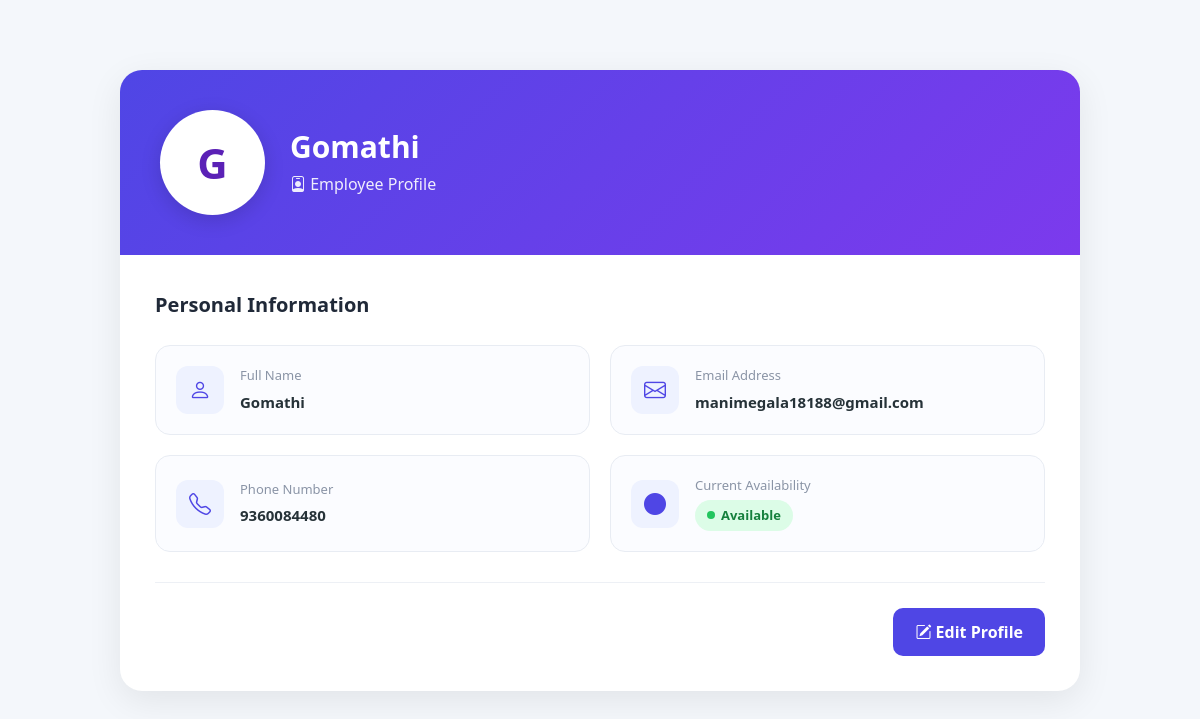
The page /profile.php (signed in) on the database its author committed.
### tables this page shows
CREATE TABLE `employee` (
  `id` int(11) NOT NULL AUTO_INCREMENT,
  `full_name` varchar(100) NOT NULL,
  `email` varchar(100) NOT NULL,
  `password` varchar(255) NOT NULL,
  `department` varchar(100) DEFAULT NULL,
  `phone` varchar(15) DEFAULT NULL,
  `availability` enum('Available','Busy') DEFAULT 'Available',
  `created_at` timestamp NOT NULL DEFAULT current_timestamp(),
  `project_name` varchar(255) DEFAULT NULL,
  PRIMARY KEY (`id`),
  UNIQUE KEY `email` (`email`)
);

### profile.php (the view, shortened to what this page needs)
<?php
include "../db.php";
$employee_id = $_SESSION['employee_id'];
$query = "SELECT * FROM employee WHERE id='$employee_id'";
$result = mysqli_query($conn, $query);
$row = mysqli_fetch_assoc($result);
?>
<!DOCTYPE html>
<html lang="en">
<head>
    <link href="https://cdn.jsdelivr.net/npm/bootstrap@5.3.3/dist/css/bootstrap.min.css" rel="stylesheet">
    <link rel="stylesheet"
          href="https://cdn.jsdelivr.net/npm/bootstrap-icons@1.11.3/font/bootstrap-icons.min.css">
</head>
<body>
<div class="profile-wrapper">
    <div class="profile-card">
        <div class="profile-header">
            <div class="profile-avatar">
                <?php
                echo strtoupper(
                    substr($row['full_name'], 0, 1)
                );
                ?>
            </div>
            <div>
                <h2>
                    <?php
                    echo htmlspecialchars(
                        $row['full_name']
                    );
                    ?>
                </h2>
                <p>
                    <i class="bi bi-person-badge"></i>
                    Employee Profile
                </p>
            </div>
        </div>
        <div class="profile-content">
            <div class="section-title">
                Personal Information
            </div>
            <div class="info-grid">
                <div class="info-box">
                    <div class="info-icon">
                        <i class="bi bi-person"></i>
                    </div>
                    <div class="info-text">
                        <small>
                            Full Name
                        </small>
                        <strong>
                            <?php
                            echo htmlspecialchars(
                                $row['full_name']
                            );
                            ?>
                        </strong>
                    </div>
                </div>
                <div class="info-box">
                    <div class="info-icon">
                        <i class="bi bi-envelope"></i>
                    </div>
                    <div class="info-text">
                        <small>
                            Email Address
                        </small>
                        <strong>
                            <?php
                            echo htmlspecialchars(
                                $row['email']
                            );
                            ?>
                        </strong>
                    </div>
                </div>
                <div class="info-box">
                    <div class="info-icon">
                        <i class="bi bi-telephone"></i>
                    </div>
                    <div class="info-text">
                        <small>
                            Phone Number
                        </small>
                        <strong>
                            <?php
                            echo htmlspecialchars(
                                $row['phone']
                            );
                            ?>
                        </strong>
                    </div>
                </div>
                <div class="info-box">
                    <div class="info-icon">
                        <i class="bi bi-circle-fill"></i>
                    </div>
                    <div class="info-text">
                        <small>
                            Current Availability
                        </small>
                        <strong>
                            <span class="status-badge">
                                <span class="status-dot"></span>
                                <?php
                                echo htmlspecialchars(
                                    $row['availability']
                                );
                                ?>
                            </span>
                        </strong>
                    </div>
                </div>
            </div>
            <div class="profile-footer">
                <a href="#" class="edit-btn">
                    <i class="bi bi-pencil-square"></i>
                    Edit Profile
                </a>
            </div>
        </div>
    </div>
</div>
</body>
</html>

### profile.php (style rules this page uses)
* { box-sizing: border-box; }
body { margin: 0; font-family: "Segoe UI", Arial, sans-serif; background: #f4f7fb; color: #263238; }
.profile-wrapper { max-width: 1000px; margin: 50px auto; padding: 20px; }
.profile-card { background: white; border-radius: 22px; overflow: hidden; box-shadow: 0 10px 35px rgba(0, 0, 0, 0.08); }
.profile-header { background: linear-gradient(135deg, #4f46e5, #7c3aed); padding: 40px; color: white; display: flex; align-items: center; gap: 25px; }
.profile-avatar { width: 105px; height: 105px; border-radius: 50%; background: white; color: #5b21b6; display: flex; align-items: center; justify-content: center; font-size: 42px; font-weight: 700; box-shadow: 0 5px 20px rgba(0, 0, 0, 0.15); }
.profile-header h2 { margin: 0; font-size: 30px; font-weight: 700; }
.profile-header p { margin: 7px 0 0; opacity: 0.9; font-size: 16px; }
.profile-content { padding: 35px; }
.section-title { font-size: 20px; font-weight: 700; margin-bottom: 25px; color: #202938; }
.info-grid { display: grid; grid-template-columns: repeat(2, 1fr); gap: 20px; }
.info-box { border: 1px solid #e8ecf3; border-radius: 15px; padding: 20px; display: flex; align-items: center; gap: 16px; transition: 0.3s; background: #fbfcff; }
.info-icon { width: 48px; height: 48px; border-radius: 12px; background: #eef2ff; color: #4f46e5; display: flex; align-items: center; justify-content: center; font-size: 22px; flex-shrink: 0; }
.info-text small { display: block; color: #8a94a6; font-size: 13px; margin-bottom: 4px; }
.info-text strong { font-size: 15px; color: #263238; word-break: break-word; }
.status-badge { display: inline-flex; align-items: center; gap: 6px; padding: 6px 12px; border-radius: 20px; background: #dcfce7; color: #15803d; font-size: 13px; font-weight: 600; }
.status-dot { width: 8px; height: 8px; background: #22c55e; border-radius: 50%; }
.profile-footer { margin-top: 30px; padding-top: 25px; border-top: 1px solid #edf0f5; display: flex; justify-content: flex-end; }
.edit-btn { border: none; padding: 12px 22px; border-radius: 10px; background: #4f46e5; color: white; font-weight: 600; text-decoration: none; transition: 0.3s; }

### rows shown on the page
employee: full_name "G", full_name "Gomathi", email "manimegala18188@gmail.com", phone "9360084480", availability "Available"
